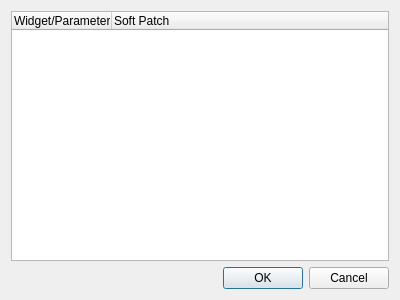
<?xml version="1.0" encoding="UTF-8"?>
<ui version="4.0">
 <class>VCMultiPatchEditor</class>
 <widget class="QDialog" name="VCMultiPatchEditor">
  <property name="geometry">
   <rect>
    <x>0</x>
    <y>0</y>
    <width>400</width>
    <height>300</height>
   </rect>
  </property>
  <property name="windowTitle">
   <string>Multi-Patch Editor</string>
  </property>
  <layout class="QVBoxLayout" name="verticalLayout">
   <item>
    <widget class="QTreeWidget" name="m_tree">
     <column>
      <property name="text">
       <string>Widget/Parameter</string>
      </property>
     </column>
     <column>
      <property name="text">
       <string>Soft Patch</string>
      </property>
     </column>
    </widget>
   </item>
   <item>
    <widget class="QDialogButtonBox" name="m_buttonBox">
     <property name="orientation">
      <enum>Qt::Horizontal</enum>
     </property>
     <property name="standardButtons">
      <set>QDialogButtonBox::Cancel|QDialogButtonBox::Ok</set>
     </property>
    </widget>
   </item>
  </layout>
 </widget>
 <resources/>
 <connections>
  <connection>
   <sender>m_buttonBox</sender>
   <signal>accepted()</signal>
   <receiver>VCMultiPatchEditor</receiver>
   <slot>accept()</slot>
   <hints>
    <hint type="sourcelabel">
     <x>248</x>
     <y>254</y>
    </hint>
    <hint type="destinationlabel">
     <x>157</x>
     <y>274</y>
    </hint>
   </hints>
  </connection>
  <connection>
   <sender>m_buttonBox</sender>
   <signal>rejected()</signal>
   <receiver>VCMultiPatchEditor</receiver>
   <slot>reject()</slot>
   <hints>
    <hint type="sourcelabel">
     <x>316</x>
     <y>260</y>
    </hint>
    <hint type="destinationlabel">
     <x>286</x>
     <y>274</y>
    </hint>
   </hints>
  </connection>
 </connections>
</ui>
